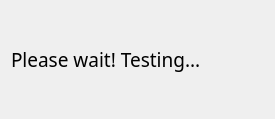
<?xml version="1.0" encoding="UTF-8"?>
<ui version="4.0">
 <class>waitDialog</class>
 <widget class="QDialog" name="waitDialog">
  <property name="geometry">
   <rect>
    <x>0</x>
    <y>0</y>
    <width>275</width>
    <height>119</height>
   </rect>
  </property>
  <property name="windowTitle">
   <string>Dialog</string>
  </property>
  <layout class="QHBoxLayout" name="horizontalLayout">
   <item>
    <widget class="QLabel" name="label">
     <property name="font">
      <font>
       <family>Rockwell</family>
       <pointsize>14</pointsize>
      </font>
     </property>
     <property name="text">
      <string>Please wait! Testing...</string>
     </property>
    </widget>
   </item>
   <item>
    <widget class="QLabel" name="label_2">
     <property name="text">
      <string>&lt;html&gt;
&lt;head&gt;
&lt;style type=&quot;text/css&quot; media=&quot;screen&quot;&gt;
.lds-roller {
  display: inline-block;
  position: relative;
  width: 80px;
  height: 80px;
}
.lds-roller div {
  animation: lds-roller 1.2s cubic-bezier(0.5, 0, 0.5, 1) infinite;
  transform-origin: 40px 40px;
}
.lds-roller div:after {
  content: &quot; &quot;;
  display: block;
  position: absolute;
  width: 7px;
  height: 7px;
  border-radius: 50%;
  background: #fff;
  margin: -4px 0 0 -4px;
}
.lds-roller div:nth-child(1) {
  animation-delay: -0.036s;
}
.lds-roller div:nth-child(1):after {
  top: 63px;
  left: 63px;
}
.lds-roller div:nth-child(2) {
  animation-delay: -0.072s;
}
.lds-roller div:nth-child(2):after {
  top: 68px;
  left: 56px;
}
.lds-roller div:nth-child(3) {
  animation-delay: -0.108s;
}
.lds-roller div:nth-child(3):after {
  top: 71px;
  left: 48px;
}
.lds-roller div:nth-child(4) {
  animation-delay: -0.144s;
}
.lds-roller div:nth-child(4):after {
  top: 72px;
  left: 40px;
}
.lds-roller div:nth-child(5) {
  animation-delay: -0.18s;
}
.lds-roller div:nth-child(5):after {
  top: 71px;
  left: 32px;
}
.lds-roller div:nth-child(6) {
  animation-delay: -0.216s;
}
.lds-roller div:nth-child(6):after {
  top: 68px;
  left: 24px;
}
.lds-roller div:nth-child(7) {
  animation-delay: -0.252s;
}
.lds-roller div:nth-child(7):after {
  top: 63px;
  left: 17px;
}
.lds-roller div:nth-child(8) {
  animation-delay: -0.288s;
}
.lds-roller div:nth-child(8):after {
  top: 56px;
  left: 12px;
}
@keyframes lds-roller {
  0% {
    transform: rotate(0deg);
  }
  100% {
    transform: rotate(360deg);
  }
}

&lt;/style&gt;
&lt;head/&gt;
&lt;body&gt;
      &lt;div align=&quot;center&quot;&gt;&lt;div class=&quot;lds-roller&quot;&gt;&lt;div&gt;&lt;/div&gt;&lt;div&gt;&lt;/div&gt;&lt;div&gt;&lt;/div&gt;&lt;div&gt;&lt;/div&gt;&lt;div&gt;&lt;/div&gt;&lt;div&gt;&lt;/div&gt;&lt;div&gt;&lt;/div&gt;&lt;div&gt;&lt;/div&gt;&lt;/div&gt;&lt;/div&gt;
&lt;/body&gt;
&lt;/html&gt;</string>
     </property>
    </widget>
   </item>
  </layout>
 </widget>
 <resources/>
 <connections/>
</ui>
